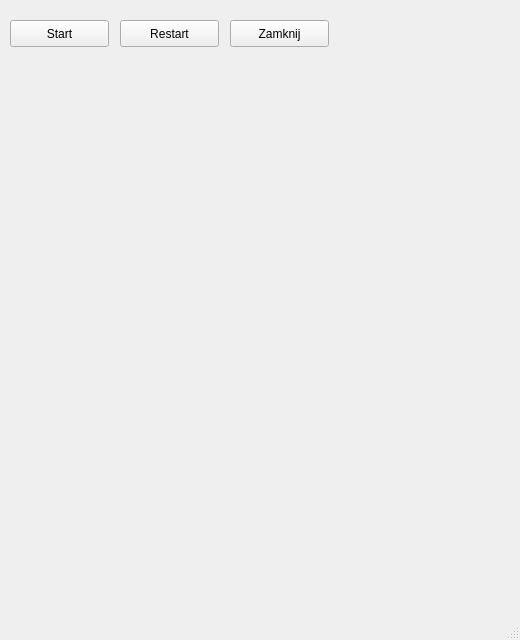
<?xml version="1.0" encoding="UTF-8"?>
<ui version="4.0">
 <class>SimWindow</class>
 <widget class="QMainWindow" name="SimWindow">
  <property name="geometry">
   <rect>
    <x>0</x>
    <y>0</y>
    <width>520</width>
    <height>640</height>
   </rect>
  </property>
  <property name="windowTitle">
   <string>MainWindow</string>
  </property>
  <widget class="QWidget" name="centralwidget">
   <widget class="SimWidget" name="simwidget" native="true">
    <property name="geometry">
     <rect>
      <x>10</x>
      <y>80</y>
      <width>501</width>
      <height>501</height>
     </rect>
    </property>
   </widget>
   <widget class="QPushButton" name="endButton">
    <property name="geometry">
     <rect>
      <x>230</x>
      <y>20</y>
      <width>99</width>
      <height>27</height>
     </rect>
    </property>
    <property name="text">
     <string>Zamknij</string>
    </property>
   </widget>
   <widget class="QPushButton" name="pauseButton">
    <property name="geometry">
     <rect>
      <x>10</x>
      <y>20</y>
      <width>99</width>
      <height>27</height>
     </rect>
    </property>
    <property name="text">
     <string>Start</string>
    </property>
   </widget>
   <widget class="QLabel" name="turnLabel">
    <property name="geometry">
     <rect>
      <x>356</x>
      <y>25</y>
      <width>61</width>
      <height>20</height>
     </rect>
    </property>
    <property name="text">
     <string/>
    </property>
   </widget>
   <widget class="QLabel" name="winnerLabel">
    <property name="geometry">
     <rect>
      <x>10</x>
      <y>70</y>
      <width>460</width>
      <height>301</height>
     </rect>
    </property>
    <property name="text">
     <string/>
    </property>
   </widget>
   <widget class="QPushButton" name="restartButton">
    <property name="geometry">
     <rect>
      <x>120</x>
      <y>20</y>
      <width>99</width>
      <height>27</height>
     </rect>
    </property>
    <property name="text">
     <string>Restart</string>
    </property>
   </widget>
  </widget>
  <widget class="QMenuBar" name="menubar">
   <property name="geometry">
    <rect>
     <x>0</x>
     <y>0</y>
     <width>520</width>
     <height>25</height>
    </rect>
   </property>
  </widget>
  <widget class="QStatusBar" name="statusbar"/>
 </widget>
 <customwidgets>
  <customwidget>
   <class>SimWidget</class>
   <extends>QWidget</extends>
   <header location="global">simwidget.h</header>
   <container>1</container>
  </customwidget>
 </customwidgets>
 <resources/>
 <connections/>
</ui>
